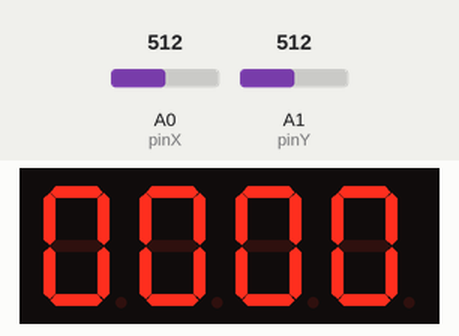
Simulated run of this sketch. Board: Arduino Uno, built with avr-gcc and run on an emulated ATmega328P. Shown: 4-digit seven-segment display. Wiring (inferred from the names in the program): 4-digit 7-segment display, segments lit when HIGH: segments pin 3, pin 5, pin 11, pin 9, pin 8, pin 4, pin 12, pin 10; digit selects pin 13, pin 7, pin 6, pin 2. The test bench sets the inputs (shaded band); at power-on: A0 (pinX) = 512, A1 (pinY) = 512. The segment pins are drawn as the display they are named for; what the sketch prints to the serial monitor is not drawn.

Above: at 1.2 s.
1.3 s: A0 (pinX) set to 610
Timing chart, 0 to 4.3 s (numbered marks = the images above; inputs shaded):
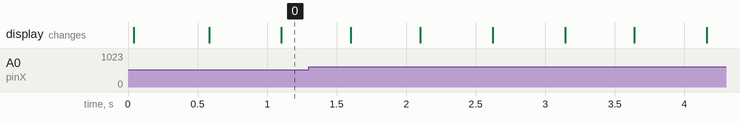

The sketch:

7segment-4digit-joystick.ino
```cpp
const int pinSW = 0;
const int pinX = A0;
const int pinY = A1;

int xValue = 0;
int yValue = 0;
int swState = LOW;
int lastSwState = LOW;

int lastBlink=0;
int DPValue=LOW;

int index=0;
int minThreshold= 400;
int maxThreshold= 600;
bool joyMoved=false;

const int pinA = 3;
const int pinB =5 ;
const int pinC = 11;
const int pinD = 9;
const int pinE = 8;
const int pinF = 4;
const int pinG = 12;
const int pinDP = 10;
const int pinD1 = 13;
const int pinD2 =7 ;
const int pinD3 =6 ;
const int pinD4 =2 ;

const int segSize = 8;
const int noOfDigits = 10;
const int noOfDisplays = 4;

int activeDisplay=0;
int digit=0;
int locked=0;

int segments[segSize] = {
pinA, pinB, pinC, pinD, pinE, pinF, pinG, pinDP
};

byte digitMatrix[noOfDigits][segSize - 1] = {
// a b c d e f g
{1, 1, 1, 1, 1, 1, 0},
{0, 1, 1, 0, 0, 0, 0}, // 1
{1, 1, 0, 1, 1, 0, 1}, // 2
{1, 1, 1, 1, 0, 0, 1}, // 3
{0, 1, 1, 0, 0, 1, 1}, // 4
{1, 0, 1, 1, 0, 1, 1}, // 5
{1, 0, 1, 1, 1, 1, 1}, // 6
{1, 1, 1, 0, 0, 0, 0}, // 7
{1, 1, 1, 1, 1, 1, 1}, // 8
{1, 1, 1, 1, 0, 1, 1} // 9
};

int digits[noOfDisplays] = {
pinD4, pinD3, pinD2, pinD1
};

int num[noOfDisplays]={0,0,0,0};

void displayNumber(byte digit)
{
  for (int i = 0; i < segSize - 1; i++)
  {
    digitalWrite(segments[i], digitMatrix[digit][i]);
  }

}

void activateDigit(int num)
{
for (int i = 0; i < noOfDisplays; i++) {
digitalWrite(digits[i], HIGH);
}
digitalWrite(digits[num], LOW);
}


void setup()
{
    // put your setup code here, to run once:
  for (int i = 0; i < segSize; i++) {
  pinMode(segments[i], OUTPUT);
  }
  for (int i = 0; i < noOfDisplays; i++)
  {
  pinMode(digits[i], OUTPUT);
  }

  pinMode(pinSW, INPUT_PULLUP);
  Serial.begin(9600);
}

void loop() {
  // put your main code here, to run repeatedly:
swState = digitalRead(pinSW);
xValue = analogRead(pinX);
yValue = analogRead(pinY);

if (swState != lastSwState)
{
  if (swState == LOW)
  {
    locked=!locked;
  }
}
lastSwState=swState;


if(locked==0)
{
  if (xValue < minThreshold && joyMoved == false)
  {
    if (activeDisplay > 0)
    {
      activeDisplay--;
    }
    else
    {
      activeDisplay=3;
    }
    joyMoved = true;
    activateDigit(activeDisplay);
  }

  if (xValue > maxThreshold && joyMoved == false)
  {
    if (activeDisplay < 3)
    {
      activeDisplay++;
    }
    else
    {
      activeDisplay=0;
    }
    joyMoved = true;
    activateDigit(activeDisplay);
   }
   if (xValue >= minThreshold && xValue <= maxThreshold)
   {
    joyMoved = false;
   }

}
else
{

  if (yValue > maxThreshold && joyMoved == false)
  {
    if (num[activeDisplay] > 0)
    {
      num[activeDisplay]--;
    }
    else
    {
      num[activeDisplay]=9;
    }
    joyMoved = true;

  }

  if (yValue < minThreshold && joyMoved == false)
  {
    if (num[activeDisplay] < 9)
    {
      num[activeDisplay]++;
    }
    else
    {
      num[activeDisplay]=0;
    }
    joyMoved = true;
   }
   if (yValue >= minThreshold && yValue <= maxThreshold)
   {
    joyMoved = false;
   }

}

for(index=0;index<noOfDisplays;index++)
{
  if(index==activeDisplay)
  {
    activateDigit(index);
    if(locked==1)
    {
      displayNumber(num[index]);
      digitalWrite(segments[segSize - 1], HIGH);
    }
    else
    {
      if(millis()-lastBlink>500)
      {
        DPValue=!DPValue;
        lastBlink=millis();
      }

      displayNumber(num[index]);
      digitalWrite(segments[segSize - 1], DPValue);
    }
  delay(5);
  }
  else
  {
  activateDigit(index);
  displayNumber(num[index]);
  digitalWrite(segments[segSize - 1], LOW);
  delay(5);
  }
}
activateDigit(activeDisplay);

Serial.print(num[0]);
Serial.print("  ");
Serial.print(num[1]);
Serial.print("  ");
Serial.print(num[2]);
Serial.print("  ");
Serial.print(num[3]);
Serial.print("  \n");


}
```
